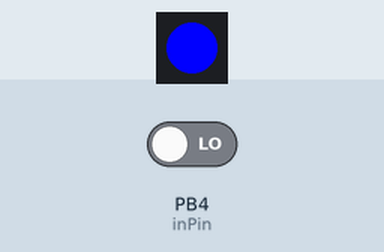
Recording of a sketch running on a simulated ATtiny85, built for the host (arithmetic inside an expression is 32-bit, double 64-bit). On the bench: 1 RGB LEDs in strip order, left to right. The inputs (shaded band) are chosen by the test bench; at power-on: PB4 (inPin) LOW.

Above: at 4.8 s.
4.9 s: PB4 (inPin) driven HIGH
At 5.6 s:
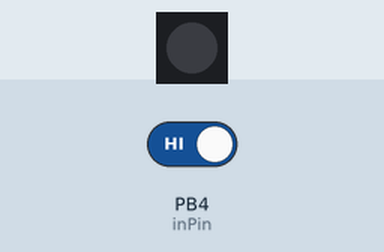
At 6.11 s:
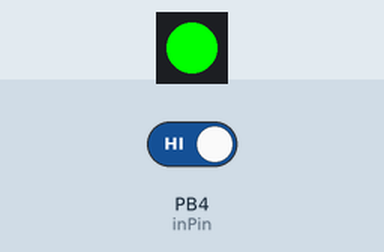
Timing chart, 0 to 17.8 s (numbered marks = the images above; inputs shaded):
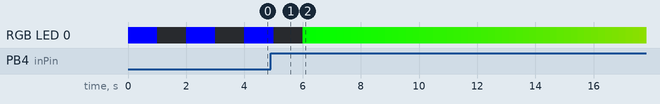

The sketch:

main.ino
```cpp
#include <Adafruit_NeoPixel.h>

// Constants
const int inPin = 4;

// Variables
int val = LOW;

Adafruit_NeoPixel strip = Adafruit_NeoPixel(1, 6, NEO_GRB + NEO_KHZ800);

// Setup
void setup() {
  // This is for Trinket 5V 16MHz, you can remove these three lines if you are not using a Trinket
  #if defined (__AVR_ATtiny85__)
    if (F_CPU == 16000000) clock_prescale_set(clock_div_1);
  #endif
  // End of trinket special code

  strip.begin();
  strip.show(); // Initialize all pixels to 'off'

  pinMode(inPin, INPUT);
}

// Main code to run in loop
void loop() {
  val = digitalRead(inPin); //check input pin
  if (val == HIGH) {
    colourCycle();
  } else {
    strip.setPixelColor(0, 0, 0, 255);
    strip.show();
    delay(1000);
    strip.setPixelColor(0, 0, 0, 0);
    strip.show();
    delay(1000);
  }
}

void colourCycle() {
  int i = 0;
  for(i=0; i<256; i++) {
    strip.setPixelColor(0, i, (255-i), 0);
    strip.show();
    delay(118);
    }
}
```
